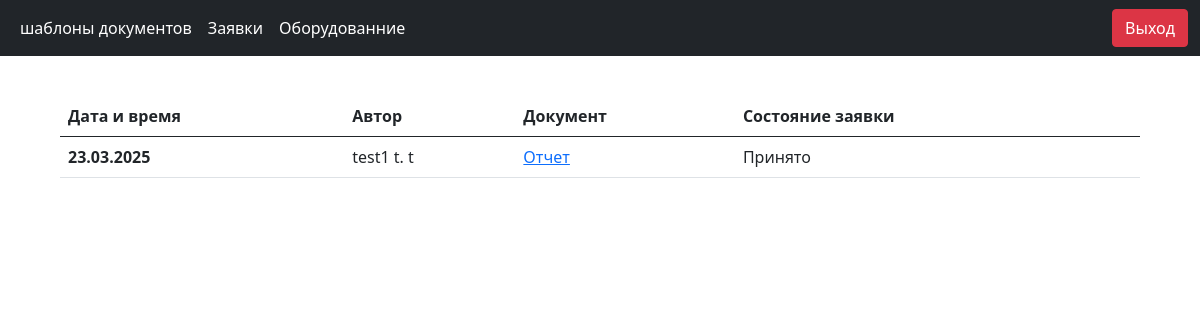
The app's page /user/claim (signed in) with its own data.
### Server/database.py (models this page shows, shortened)
class Claim(db.Model):
    __tablename__ = "claim"
    id = Column(Integer, autoincrement=True, primary_key=True)
    uuid = Column(String, unique=True)
    datetime = Column(DateTime(timezone=True), nullable=False, default=datetime.datetime.now)
    id_state_claim = Column(ForeignKey("state_claim.id"))
    state_claim = relationship(StateClaim, lazy="joined")
    id_user = Column(ForeignKey("users.id"))
    user = relationship(User, lazy="joined")
    main_document = Column(String, nullable=True)
    comment = Column(Text, nullable=True, default="Нет")
    id_equipment = Column(ForeignKey("equipment.id"))
    equipment = relationship(Equipment, lazy="joined")

class User(db.Model, UserMixin):
    __tablename__ = "users"
    id = Column(Integer, primary_key=True, autoincrement=True)
    name = Column(String(32), nullable=False)
    surname = Column(String(32), nullable=False)
    patronymics = Column(String(32), nullable=False)
    email = Column(String(128), nullable=False)
    password_hash = Column(String, nullable=False)
    job_title = Column(String, nullable=False)
    painting = Column(String, nullable=True, default="none")
    id_role = Column(ForeignKey("roles.id"))
    role = relationship('Role')
    @property
    def password(self):
        return self.password_hash

class StateClaim(db.Model):
    __tablename__ = "state_claim"
    id = Column(Integer, autoincrement=True, primary_key=True)
    name = Column(String(32), nullable=False, unique=True)
    description = Column(String(128), nullable=True)

### Server/Blueprints/user/user.py (the view)
@user_router.route("/claim", methods=["POST", "GET"])
@login_required
def claim():
    service = ClaimServices()
    if request.method == "GET":
        claims = service.get_list_claim_by_user(current_user.user.id)
        return render_template("claim_user_page.html", menu=menu, claims=claims)

### Server/Blueprints/user/user.py (called while the page is built)
@user_router.before_request
def is_user():
    if current_user.is_authenticated:
        user_roles = current_user.user.role.name
        if "worker" != user_roles:
            return redirect("/")
    else:
        return redirect("/")

### Server/Models/UserSession.py (called while the page is built)
    @property
    def user(self):
        return self.__user

### Server/Repository/ClaimRepository.py (called while the page is built)
    def get_list_claim_by_user(self, id_user: int) -> list[Claim]:
        return self.__session.query(Claim).filter(Claim.id_user == id_user).all()

### Server/Repository/UserRepository.py (called while the page is built)
    def get_user(self, id_user: int) -> User | None:
        return self.__session.get(User, id_user)

### Server/Services/ClaimService.py (called while the page is built)
    def get_list_claim_by_user(self, id_user: int) -> list[Claim]:
        list_claim = self.__repository.get_list_claim_by_user(id_user)
        return list_claim

### app.py (called while the page is built)
@login_manager.user_loader
def load_user(id_user) -> UserSession:
    from Server.Repository.UserRepository import UserRepository
    repo = UserRepository(db.session)
    return UserSession(GetUser.model_validate(repo.get_user(int(id_user)), from_attributes=True))

### Server/Blueprints/user/templates/claim_user_page.html (shortened to what this page needs)
{% extends 'base_user.html' %}
{% block content %}
<div class="container table__container">
    <div class="row">
        <table class="table">
            <thead>
                <tr>
                  <th scope="col">Дата и время</th>
                  <th scope="col">Автор</th>
                  <th scope="col">Документ</th>
                  <th scope="col">Состояние заявки </th>
                  <th scope="col"></th>
                </tr>
            </thead>
            <tbody>
            {% for claim in claims %}
              <tr>
                <th>{{claim.datetime.strftime('%d.%m.%Y')}}</th>
                <td>{{claim.user.surname}} {{claim.user.name[0]}}. {{claim.user.patronymics[0]}}</td>
                  <td><a href="{{url_for('.download_claim', uuid_claim=claim.uuid)}}">Отчет</a></td>
                <td>{{claim.state_claim.description}}</td>
                <td>
                </td>
              </tr>
            {% endfor %}
            </tbody>
        </table>
    </div>
</div>
{% endblock %}

### static/css/styles.css (style rules this page uses)
.table__container { padding-top: 40px; width: 90%; }

### records on screen
Claim: datetime "23.03.2025", user.surname "test1", user "t", state_claim.description "Принято"

### other values on screen
{{ p.title }} "шаблоны документов" "Заявки" "Оборудованние"
